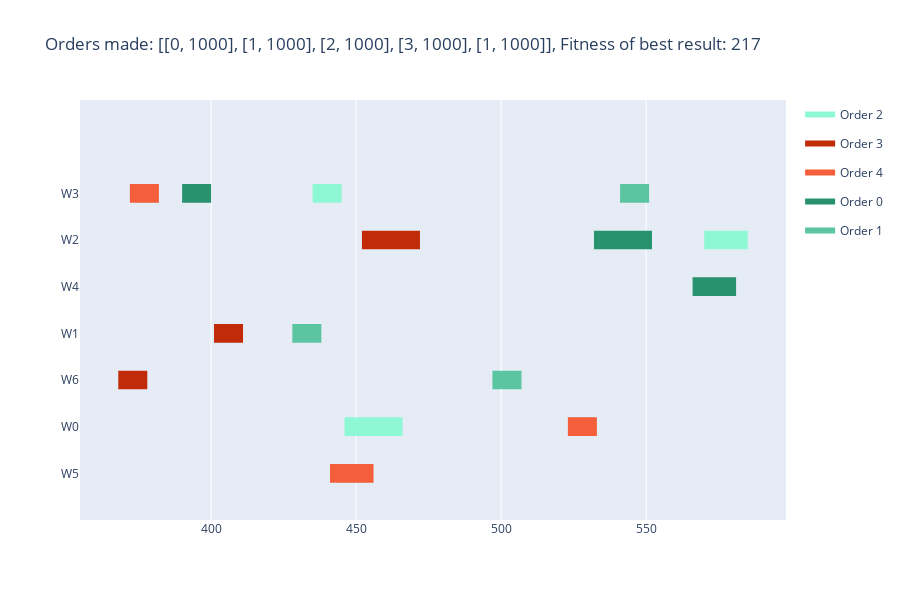

The code cell stored with this chart in its notebook:
### Markdown cell above
Visualize Result

### Code cell
def get_colors(n): 
    ret = [] 
    r = int(random.random() * 256) 
    g = int(random.random() * 256) 
    b = int(random.random() * 256) 
    step = 256 / n 
    for i in range(n): 
        r += step 
        g += step 
        b += step 
        r = int(r) % 256 
        g = int(g) % 256 
        b = int(b) % 256 
        ret.append((r,g,b))  
    return ret

def visualize(solution, solution_fitness, orders, durations):
    colors = {}
    rgb_values = get_colors(len(orders))
    for i in range(len(orders)):
        colors[f'Order {i}'] = f'rgb({rgb_values[i][0]}, {rgb_values[i][1]}, {rgb_values[i][2]})'
    data = []
    j = 0
    for i in range(len(solution)):
        if j == 0:
            job = index_to_job(i)
            order = index_to_order(i)
            label = f'W{solution[i]}'
            start = solution[i+1]
            end = start + durations[solution[i]][job]
            data.append(
                        dict(Task=label, Start=start, Finish=end, Resource=f'Order {order}')
                    )
        j+=1
        if j > 1:
            j = 0

    fig = ff.create_gantt(data, colors=colors, index_col='Resource', show_colorbar=True,
                        group_tasks=True, title=f'Orders made: {orders}, Fitness of best result: {solution_fitness}', showgrid_x=True)
    fig.update_layout(xaxis_type='linear')
    #fig = timeline(data, x_start="Start", x_end="Finish", y="Task",color = "Resource",template = "gridon")
    fig.show()

visualize(solution, abs(solution_fitness)-1, orders, job_durations)

### Figure 1 — Plotly figure (JSON) as saved in the notebook; plotly's stock layout.template omitted (floating-point values rounded to 4 significant figures)
{"data": [{"fill": "toself", "fillcolor": "rgb(142, 248, 212)", "hoverinfo": "name", "legendgroup": "rgb(142, 248, 212)", "mode": "none", "name": "Order 2", "type": "scatter", "x": [435, 445, 445, 435, 435, 446, 466, 466, 446, 446, 570, 585, 585, 570], "y": [5.8, 5.8, 6.2, 6.2, null, 0.8, 0.8, 1.2, 1.2, null, 4.8, 4.8, 5.2, 5.2]}, {"fill": "toself", "fillcolor": "rgb(193, 43, 7)", "hoverinfo": "name", "legendgroup": "rgb(193, 43, 7)", "mode": "none", "name": "Order 3", "type": "scatter", "x": [368, 378, 378, 368, 368, 401, 411, 411, 401, 401, 452, 472, 472, 452], "y": [1.8, 1.8, 2.2, 2.2, null, 2.8, 2.8, 3.2, 3.2, null, 4.8, 4.8, 5.2, 5.2]}, {"fill": "toself", "fillcolor": "rgb(244, 94, 58)", "hoverinfo": "name", "legendgroup": "rgb(244, 94, 58)", "mode": "none", "name": "Order 4", "type": "scatter", "x": [372, 382, 382, 372, 372, 441, 456, 456, 441, 441, 523, 533, 533, 523], "y": [5.8, 5.8, 6.2, 6.2, null, -0.2, -0.2, 0.2, 0.2, null, 0.8, 0.8, 1.2, 1.2]}, {"fill": "toself", "fillcolor": "rgb(40, 146, 110)", "hoverinfo": "name", "legendgroup": "rgb(40, 146, 110)", "mode": "none", "name": "Order 0", "type": "scatter", "x": [390, 400, 400, 390, 390, 532, 552, 552, 532, 532, 566, 581, 581, 566], "y": [5.8, 5.8, 6.2, 6.2, null, 4.8, 4.8, 5.2, 5.2, null, 3.8, 3.8, 4.2, 4.2]}, {"fill": "toself", "fillcolor": "rgb(91, 197, 161)", "hoverinfo": "name", "legendgroup": "rgb(91, 197, 161)", "mode": "none", "name": "Order 1", "type": "scatter", "x": [428, 438, 438, 428, 428, 497, 507, 507, 497, 497, 541, 551, 551, 541], "y": [2.8, 2.8, 3.2, 3.2, null, 1.8, 1.8, 2.2, 2.2, null, 5.8, 5.8, 6.2, 6.2]}, {"legendgroup": "rgb(142, 248, 212)", "marker": {"color": "rgb(142, 248, 212)", "opacity": 0, "size": 1}, "mode": "markers", "name": "", "showlegend": false, "text": [null, null, null, null, null, null], "type": "scatter", "x": [435, 445, 446, 466, 570, 585], "y": [6, 6, 1, 1, 5, 5]}, {"legendgroup": "rgb(193, 43, 7)", "marker": {"color": "rgb(193, 43, 7)", "opacity": 0, "size": 1}, "mode": "markers", "name": "", "showlegend": false, "text": [null, null, null, null, null, null], "type": "scatter", "x": [368, 378, 401, 411, 452, 472], "y": [2, 2, 3, 3, 5, 5]}, {"legendgroup": "rgb(244, 94, 58)", "marker": {"color": "rgb(244, 94, 58)", "opacity": 0, "size": 1}, "mode": "markers", "name": "", "showlegend": false, "text": [null, null, null, null, null, null], "type": "scatter", "x": [372, 382, 441, 456, 523, 533], "y": [6, 6, 0, 0, 1, 1]}, {"legendgroup": "rgb(40, 146, 110)", "marker": {"color": "rgb(40, 146, 110)", "opacity": 0, "size": 1}, "mode": "markers", "name": "", "showlegend": false, "text": [null, null, null, null, null, null], "type": "scatter", "x": [390, 400, 532, 552, 566, 581], "y": [6, 6, 5, 5, 4, 4]}, {"legendgroup": "rgb(91, 197, 161)", "marker": {"color": "rgb(91, 197, 161)", "opacity": 0, "size": 1}, "mode": "markers", "name": "", "showlegend": false, "text": [null, null, null, null, null, null], "type": "scatter", "x": [428, 438, 497, 507, 541, 551], "y": [3, 3, 2, 2, 6, 6]}], "layout": {"height": 600, "hovermode": "closest", "showlegend": true, "title": {"text": "Orders made: [[0, 1000], [1, 1000], [2, 1000], [3, 1000], [1, 1000]], Fitness of best result: 217"}, "xaxis": {"rangeselector": {"buttons": [{"count": 7, "label": "1w", "step": "day", "stepmode": "backward"}, {"count": 1, "label": "1m", "step": "month", "stepmode": "backward"}, {"count": 6, "label": "6m", "step": "month", "stepmode": "backward"}, {"count": 1, "label": "YTD", "step": "year", "stepmode": "todate"}, {"count": 1, "label": "1y", "step": "year", "stepmode": "backward"}, {"step": "all"}]}, "showgrid": true, "type": "linear", "zeroline": false}, "yaxis": {"autorange": false, "range": [-1, 8], "showgrid": false, "ticktext": ["W5", "W0", "W6", "W1", "W4", "W2", "W3"], "tickvals": [0, 1, 2, 3, 4, 5, 6], "zeroline": false}}}
